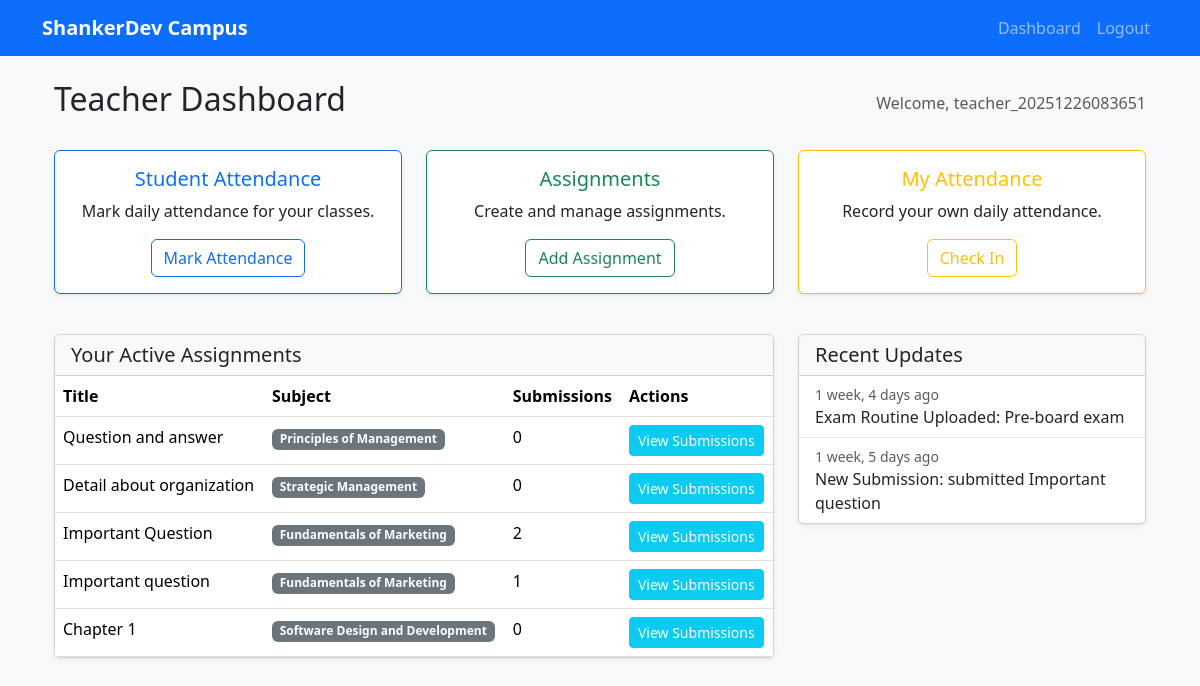
The page /campus/teacher/ (signed in) on the database its author committed.
### users/models.py (models this page shows, shortened)
class CustomUser(AbstractUser):
    ROLE_CHOICES = (
        ('student', 'Student'),
        ('teacher', 'Teacher'),
        ('admin', 'Admin'),
    )
    email = models.EmailField(unique=True)
    phone_number = models.CharField(max_length=15, blank=True, null=True, unique=True)
    role = models.CharField(max_length=20, choices=ROLE_CHOICES, default='student')
    is_approved = models.BooleanField(default=False, help_text="Designates whether this user has been approved by an admin.")
    USERNAME_FIELD = 'email'
    REQUIRED_FIELDS = []
    objects = CustomUserManager()

### campus/models.py (models this page shows, shortened)
class Assignment(models.Model):
    title = models.CharField(max_length=200)
    description = models.TextField()
    subject = models.ForeignKey(Subject, on_delete=models.CASCADE)
    teacher = models.ForeignKey(CustomUser, on_delete=models.CASCADE)
    due_date = models.DateField()
    semester = models.IntegerField()
    file = models.FileField(upload_to='assignments/', blank=True, null=True)

class Subject(models.Model):
    name = models.CharField(max_length=100)
    faculty = models.ForeignKey(Faculty, on_delete=models.CASCADE)
    semester = models.IntegerField()

class Notification(models.Model):
    message = models.TextField()
    created_at = models.DateTimeField(auto_now_add=True)
    created_by = models.ForeignKey(CustomUser, on_delete=models.SET_NULL, null=True, blank=True, related_name='created_notifications')
    recipient = models.ForeignKey(CustomUser, on_delete=models.CASCADE, null=True, blank=True, related_name='notifications')
    semester = models.IntegerField(null=True, blank=True)

### campus/views.py (the view)
# urls.py: path('teacher/', teacher_dashboard, name='teacher_dashboard'),
@login_required
@teacher_required
def teacher_dashboard(request):
    try:
        from django.db.models import Count
        subjects = request.user.teacherprofile.subjects.all().order_by('name')
        assignments = Assignment.objects.filter(teacher=request.user).annotate(submission_count=Count('submission')).order_by('due_date')
    except TeacherProfile.DoesNotExist:
        messages.error(request, "Your teacher profile is not set up. Contact an admin.")
        subjects = []
        assignments = []
    from django.db.models import Q
    from .models import Notification
    recent_notifications = Notification.objects.filter(
        Q(recipient=None) | Q(recipient=request.user)
    ).exclude(created_by=request.user).exclude(message__startswith='Seats updated').order_by('-created_at')[:5]
    context = {
        'subjects': subjects,
        'assignments': assignments,
        'notifications': recent_notifications,
    }
    return render(request, 'campus/teacher_dashboard.html', context)

### campus/views.py (called while the page is built)
def teacher_required(function):
    return user_passes_test(lambda u: u.role == 'teacher' and u.is_authenticated)(function)

### myproject/context_processors.py (called while the page is built)
def college_context(request):  # Adjust name to match your setup
    return {
        'college_info': CollegeInfo.objects.first(),
        'events': Event.objects.all(),
    }

### campus/templates/campus/teacher_dashboard.html (shortened to what this page needs)
{% extends 'base.html' %}
{% load static %}
{% block content %}
<div class="container mt-4">
  <div class="d-flex justify-content-between align-items-center mb-4">
    <h2>Teacher Dashboard</h2>
    <span class="text-muted">Welcome, {{ user.first_name|default:user.username }}</span>
  </div>
  <div class="row mb-4">
    <div class="col-md-4 mb-3">
      <div class="card text-center h-100 shadow-sm border-primary">
        <div class="card-body">
          <h5 class="card-title text-primary">Student Attendance</h5>
          <p class="card-text">Mark daily attendance for your classes.</p>
          <a href="{% url 'mark_attendance' %}" class="btn btn-outline-primary">Mark Attendance</a>
        </div>
      </div>
    </div>
    <div class="col-md-4 mb-3">
      <div class="card text-center h-100 shadow-sm border-success">
        <div class="card-body">
          <h5 class="card-title text-success">Assignments</h5>
          <p class="card-text">Create and manage assignments.</p>
          <a href="{% url 'add_assignment' %}" class="btn btn-outline-success">Add Assignment</a>
        </div>
      </div>
    </div>
    <div class="col-md-4 mb-3">
      <div class="card text-center h-100 shadow-sm border-warning">
        <div class="card-body">
          <h5 class="card-title text-warning">My Attendance</h5>
          <p class="card-text">Record your own daily attendance.</p>
          <a href="{% url 'mark_teacher_attendance' %}" class="btn btn-outline-warning">Check In</a>
        </div>
      </div>
    </div>
  </div>
  <div class="row">
    <div class="col-lg-8 mb-4">
      <div class="card shadow-sm">
        <div class="card-header bg-light">
          <h5 class="mb-0">Your Active Assignments</h5>
        </div>
        <div class="card-body p-0">
          {% if assignments %}
          <div class="table-responsive">
            <table class="table table-hover mb-0">
              <thead>
                <tr>
                  <th>Title</th>
                  <th>Subject</th>
                  <th>Submissions</th>
                  <th>Actions</th>
                </tr>
              </thead>
              <tbody>
                {% for a in assignments %}
                <tr>
                  <td>{{ a.title }}</td>
                  <td><span class="badge bg-secondary">{{ a.subject.name }}</span></td>
                  <td>{{ a.submission_count }}</td>
                  <td>
                    <a href="{% url 'view_submissions' a.id %}" class="btn btn-sm btn-info text-white">View
                      Submissions</a>
                  </td>
                </tr>
                {% endfor %}
              </tbody>
            </table>
          </div>
          {% else %}
          <div class="p-4 text-center text-muted">No active assignments.</div>
          {% endif %}
        </div>
      </div>
    </div>
    <div class="col-lg-4 mb-4">
      <div class="card shadow-sm">
        <div class="card-header bg-light">
          <h5 class="mb-0">Recent Updates</h5>
        </div>
        <div class="list-group list-group-flush">
          {% if notifications %}
          {% for note in notifications|slice:":5" %}
          <div class="list-group-item">
            <small class="text-muted d-block">{{ note.created_at|timesince }} ago</small>
            {{ note.message }}
          </div>
          {% endfor %}
          {% else %}
          <div class="list-group-item text-muted">No recent notifications.</div>
          {% endif %}
        </div>
      </div>
    </div>
  </div>
</div>
{% endblock %}

### myproject/templates/base.html (style rules this page uses)
body { background-color: #f8f9fa; }

### rows shown on the page
CustomUser: first_name "teacher_20251226083651"
Assignment: title "Question and answer", subject.name "Principles of Management", submission_count "0"
Assignment: title "Detail about organization", subject.name "Strategic Management", submission_count "0"
Assignment: title "Important Question", subject.name "Fundamentals of Marketing", submission_count "2"
Assignment: title "Important question", subject.name "Fundamentals of Marketing", submission_count "1"
Assignment: title "Chapter 1", subject.name "Software Design and Development", submission_count "0"
Notification: created_at "1 week, 4 days", message "Exam Routine Uploaded: Pre-board exam"
Notification: created_at "1 week, 5 days", message "New Submission: submitted Important question"
